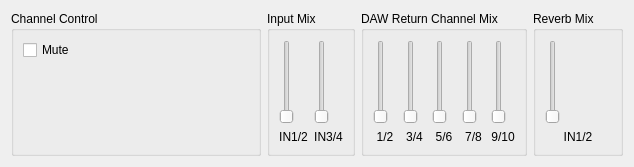
       <widget class="QWidget" name="tab" >
        <attribute name="title" >
         <string>Out9/10</string>
        </attribute>
        <layout class="QGridLayout" >
         <item row="0" column="0" >
          <layout class="QHBoxLayout" >
           <item>
            <widget class="QGroupBox" name="groupOut910_1" >
             <property name="minimumSize" >
              <size>
               <width>250</width>
               <height>0</height>
              </size>
             </property>
             <property name="title" >
              <string>Channel Control</string>
             </property>
             <layout class="QGridLayout" >
              <item row="0" column="0" >
               <layout class="QVBoxLayout" >
                <item>
                 <widget class="QCheckBox" name="chkOut910Mute" >
                  <property name="text" >
                   <string>Mute</string>
                  </property>
                 </widget>
                </item>
                <item>
                 <spacer>
                  <property name="orientation" >
                   <enum>Qt::Vertical</enum>
                  </property>
                  <property name="sizeType" >
                   <enum>QSizePolicy::Expanding</enum>
                  </property>
                  <property name="sizeHint" >
                   <size>
                    <width>41</width>
                    <height>81</height>
                   </size>
                  </property>
                 </spacer>
                </item>
               </layout>
              </item>
             </layout>
            </widget>
           </item>
           <item>
            <widget class="QGroupBox" name="groupOut910_2" >
             <property name="title" >
              <string>Input Mix</string>
             </property>
             <layout class="QGridLayout" >
              <item row="0" column="0" >
               <layout class="QVBoxLayout" >
                <item>
                 <widget class="QSlider" name="sldIN12Out910" >
                  <property name="minimum" >
                   <number>0</number>
                  </property>
                  <property name="maximum" >
                   <number>32767</number>
                  </property>
                  <property name="singleStep" >
                   <number>10000</number>
                  </property>
                  <property name="pageStep" >
                   <number>1000</number>
                  </property>
                  <property name="orientation" >
                   <enum>Qt::Vertical</enum>
                  </property>
                  <property name="tickInterval" >
                   <number>10000</number>
                  </property>
                 </widget>
                </item>
                <item>
                 <widget class="QLabel" name="txtOut910In12" >
                  <property name="text" >
                   <string>IN1/2</string>
                  </property>
                  <property name="alignment" >
                   <set>Qt::AlignCenter</set>
                  </property>
                  <property name="wordWrap" >
                   <bool>false</bool>
                  </property>
                 </widget>
                </item>
               </layout>
              </item>
              <item row="0" column="1" >
               <layout class="QVBoxLayout" >
                <item>
                 <widget class="QSlider" name="sldIN34Out910" >
                  <property name="minimum" >
                   <number>0</number>
                  </property>
                  <property name="maximum" >
                   <number>32767</number>
                  </property>
                  <property name="singleStep" >
                   <number>10000</number>
                  </property>
                  <property name="pageStep" >
                   <number>1000</number>
                  </property>
                  <property name="orientation" >
                   <enum>Qt::Vertical</enum>
                  </property>
                  <property name="tickInterval" >
                   <number>10000</number>
                  </property>
                 </widget>
                </item>
                <item>
                 <widget class="QLabel" name="txtOut910In34" >
                  <property name="text" >
                   <string>IN3/4</string>
                  </property>
                  <property name="alignment" >
                   <set>Qt::AlignCenter</set>
                  </property>
                  <property name="wordWrap" >
                   <bool>false</bool>
                  </property>
                 </widget>
                </item>
               </layout>
              </item>
             </layout>
            </widget>
           </item>
           <item>
            <widget class="QGroupBox" name="groupOut910_3" >
             <property name="title" >
              <string>DAW Return Channel Mix</string>
             </property>
             <layout class="QGridLayout" >
              <item row="0" column="0" >
               <layout class="QVBoxLayout" >
                <item>
                 <widget class="QSlider" name="sldPC12Out910" >
                  <property name="minimum" >
                   <number>0</number>
                  </property>
                  <property name="maximum" >
                   <number>32767</number>
                  </property>
                  <property name="singleStep" >
                   <number>10000</number>
                  </property>
                  <property name="pageStep" >
                   <number>1000</number>
                  </property>
                  <property name="orientation" >
                   <enum>Qt::Vertical</enum>
                  </property>
                  <property name="tickInterval" >
                   <number>10000</number>
                  </property>
                 </widget>
                </item>
                <item>
                 <widget class="QLabel" name="txtOut910PC12" >
                  <property name="text" >
                   <string>1/2</string>
                  </property>
                  <property name="alignment" >
                   <set>Qt::AlignCenter</set>
                  </property>
                  <property name="wordWrap" >
                   <bool>false</bool>
                  </property>
                 </widget>
                </item>
               </layout>
              </item>
              <item row="0" column="1" >
               <layout class="QVBoxLayout" >
                <item>
                 <widget class="QSlider" name="sldPC34Out910" >
                  <property name="minimum" >
                   <number>0</number>
                  </property>
                  <property name="maximum" >
                   <number>32767</number>
                  </property>
                  <property name="singleStep" >
                   <number>10000</number>
                  </property>
                  <property name="pageStep" >
                   <number>1000</number>
                  </property>
                  <property name="orientation" >
                   <enum>Qt::Vertical</enum>
                  </property>
                  <property name="tickInterval" >
                   <number>10000</number>
                  </property>
                 </widget>
                </item>
                <item>
                 <widget class="QLabel" name="txtOut910PC34" >
                  <property name="text" >
                   <string>3/4</string>
                  </property>
                  <property name="alignment" >
                   <set>Qt::AlignCenter</set>
                  </property>
                  <property name="wordWrap" >
                   <bool>false</bool>
                  </property>
                 </widget>
                </item>
               </layout>
              </item>
              <item row="0" column="2" >
               <layout class="QVBoxLayout" >
                <item>
                 <widget class="QSlider" name="sldPC56Out910" >
                  <property name="minimum" >
                   <number>0</number>
                  </property>
                  <property name="maximum" >
                   <number>32767</number>
                  </property>
                  <property name="singleStep" >
                   <number>10000</number>
                  </property>
                  <property name="pageStep" >
                   <number>1000</number>
                  </property>
                  <property name="orientation" >
                   <enum>Qt::Vertical</enum>
                  </property>
                  <property name="tickInterval" >
                   <number>10000</number>
                  </property>
                 </widget>
                </item>
                <item>
                 <widget class="QLabel" name="txtOut910PC56" >
                  <property name="text" >
                   <string>5/6</string>
                  </property>
                  <property name="alignment" >
                   <set>Qt::AlignCenter</set>
                  </property>
                  <property name="wordWrap" >
                   <bool>false</bool>
                  </property>
                 </widget>
                </item>
               </layout>
              </item>
              <item row="0" column="3" >
               <layout class="QVBoxLayout" >
                <item>
                 <widget class="QSlider" name="sldPC78Out910" >
                  <property name="minimum" >
                   <number>0</number>
                  </property>
                  <property name="maximum" >
                   <number>32767</number>
                  </property>
                  <property name="singleStep" >
                   <number>10000</number>
                  </property>
                  <property name="pageStep" >
                   <number>1000</number>
                  </property>
                  <property name="orientation" >
                   <enum>Qt::Vertical</enum>
                  </property>
                  <property name="tickInterval" >
                   <number>10000</number>
                  </property>
                 </widget>
                </item>
                <item>
                 <widget class="QLabel" name="txtOut910PC78" >
                  <property name="text" >
                   <string>7/8</string>
                  </property>
                  <property name="alignment" >
                   <set>Qt::AlignCenter</set>
                  </property>
                  <property name="wordWrap" >
                   <bool>false</bool>
                  </property>
                 </widget>
                </item>
               </layout>
              </item>
              <item row="0" column="4" >
               <layout class="QVBoxLayout" >
                <item>
                 <widget class="QSlider" name="sldPC910Out910" >
                  <property name="minimum" >
                   <number>0</number>
                  </property>
                  <property name="maximum" >
                   <number>32767</number>
                  </property>
                  <property name="singleStep" >
                   <number>10000</number>
                  </property>
                  <property name="pageStep" >
                   <number>1000</number>
                  </property>
                  <property name="orientation" >
                   <enum>Qt::Vertical</enum>
                  </property>
                  <property name="tickInterval" >
                   <number>10000</number>
                  </property>
                 </widget>
                </item>
                <item>
                 <widget class="QLabel" name="txtOut910PC910" >
                  <property name="text" >
                   <string>9/10</string>
                  </property>
                  <property name="alignment" >
                   <set>Qt::AlignCenter</set>
                  </property>
                  <property name="wordWrap" >
                   <bool>false</bool>
                  </property>
                 </widget>
                </item>
               </layout>
              </item>
             </layout>
            </widget>
           </item>
           <item>
            <widget class="QGroupBox" name="groupOut12_4_5" >
             <property name="title" >
              <string>Reverb Mix</string>
             </property>
             <layout class="QGridLayout" >
              <item row="0" column="0" >
               <layout class="QVBoxLayout" >
                <item>
                 <widget class="QSlider" name="sldFXOut910" >
                  <property name="minimum" >
                   <number>0</number>
                  </property>
                  <property name="maximum" >
                   <number>32767</number>
                  </property>
                  <property name="singleStep" >
                   <number>10000</number>
                  </property>
                  <property name="pageStep" >
                   <number>1000</number>
                  </property>
                  <property name="orientation" >
                   <enum>Qt::Vertical</enum>
                  </property>
                  <property name="tickInterval" >
                   <number>10000</number>
                  </property>
                 </widget>
                </item>
                <item>
                 <widget class="QLabel" name="txtOut12In12_2_5" >
                  <property name="text" >
                   <string>IN1/2</string>
                  </property>
                  <property name="alignment" >
                   <set>Qt::AlignCenter</set>
                  </property>
                  <property name="wordWrap" >
                   <bool>false</bool>
                  </property>
                 </widget>
                </item>
               </layout>
              </item>
             </layout>
            </widget>
           </item>
          </layout>
         </item>
        </layout>
       </widget>
